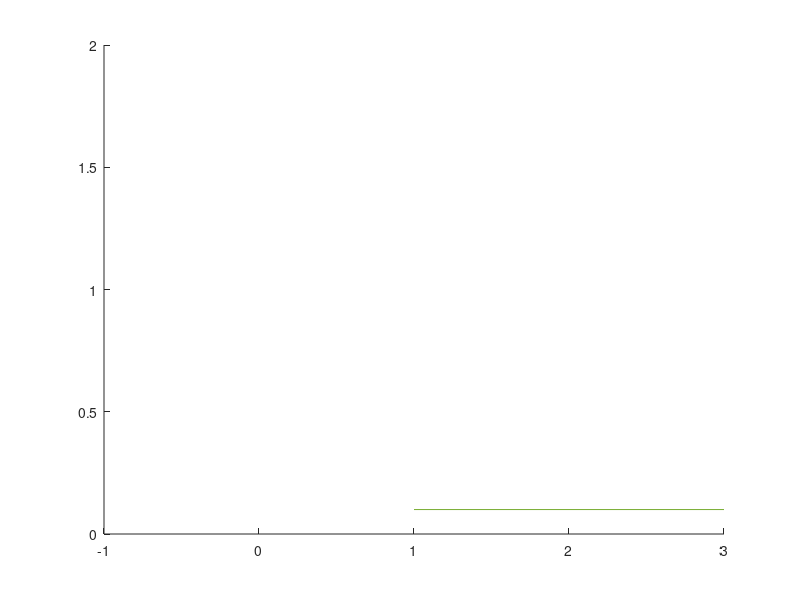

Write the MATLAB code that produced this figure. (Note: this script raises an error after producing the figure.)
clc;clear;
%% load side
load side_curve_2.mat
slit_curve = position;
slit_curve = deg2rad(slit_curve);
rpm_curve = velocity;
tor_curve = current;
clear position current gait velocity gamma

load side_3_2.mat
slit_03 = position;
slit_03 = deg2rad(slit_03);
rpm_03 = velocity;
tor_03 = current;
clear position current gait velocity gamma

load side_5_2.mat
slit_05 = position;
slit_05 = deg2rad(slit_05);
rpm_05 = velocity;
tor_05 = current;
clear position current gait velocity gamma

load side_7_2.mat
slit_07 = position;
slit_07 = deg2rad(slit_07);
rpm_07 = velocity;
tor_07 = current;
clear position current gait velocity gamma

load side_9_3.mat
slit_09 = position;
slit_09 = deg2rad(slit_09);
rpm_09 = velocity;
tor_09 = current;
clear position current gait velocity gamma

%% Dorsal Position
figure;
hold on;
% plot(slit_curve(1:41,1),LineWidth=1.5,LineStyle=":",Color=[0.1 0.1 0.1])
% plot(slit_03(1:41,1),LineWidth=1.5,LineStyle="-",Color=[0.3 0.3 0.3])
% plot(slit_05(1:41,1),LineWidth=1.5,LineStyle=":",Color=[0.5 0.5 0.5])
% plot(slit_07(1:41,1),LineWidth=1.5,LineStyle="-.",Color=[0.5 0.5 0.5])
% plot(slit_09(1:41,1),LineWidth=1.5,LineStyle="-",Color=[0.7 0.7 0.7])

% [“#1984c5”, "#22a7f0”, “#63bff0”, “#a7d5ed”, “#e2e2e2”, “#e1a692”, “#de6e56”, “#e14b31”, “#c23728”]
p1 = plot(slit_curve(1:46,1),LineWidth=1.5,LineStyle=":",Color=[0.1 0.1 0.1]); p1.Color(4) = 0.7;
p2 = plot(slit_03(1:46,1),LineWidth=1.5,LineStyle="-",Color="#000080"); p2.Color(4) = 0.7;
p3 = plot(slit_05(1:46,1),LineWidth=1.5,LineStyle="--",Color="#004d00"); p3.Color(4) = 0.7;
p4 = plot(slit_07(1:46,1),LineWidth=1.5,LineStyle="-",Color="#800020"); p4.Color(4) = 0.7;
p5 = plot(slit_09(1:46,1),LineWidth=1.5,LineStyle="--",Color="#B8860B"); p5.Color(4) = 0.7;

legend({"Serpenoid", "gamma = 0.3", "gamma = 0.5", "gamma = 0.7", "gamma = 0.9"},'NumColumns',3,FontSize=9,FontName='arial',Location='northwest',Fontweight='bold');

t = 1:5:200;
xticks(t);
xticklabels((t-1)*0.05);
xlim([1 41]);
% a = get(gca,'YTickLabel');  
% set(gca,'YTickLabel',a,'fontsize',11,'FontWeight','bold')

pos = -pi/3:pi/6:pi/2;
yticks(pos);
yticklabels({"-\pi/3", "-\pi/6", "0", "\pi/6", "\pi/3", "\pi/2"});
ylim([-pi/2.9999 pi/2.099]);
% a = get(gca,'XTickLabel');  
% set(gca,'XTickLabel',a,'fontsize',11,'FontWeight','bold')

ax = gca;
X = ax.XAxis;
Y = ax.YAxis;
X.FontSize = 11;
Y.FontSize = 11;
X.FontName = 'arial';
Y.FontName = 'arial';
X.FontWeight = 'bold';
Y.FontWeight = 'bold';

grid on;
% 
grid_ax = gca;
grid_ax.LineWidth = 1;
grid_ax.GridLineStyle = "--";
grid_ax.GridColor = [0.2 0.2 0.2];
% grid_ax.YGrid = "off";

xlabel("Time (sec)","FontSize",13,"FontName","arial","FontWeight","bold");
ylabel("Dorsal joint position (rad)","FontSize",13,"FontName","arial","FontWeight","bold");

pbaspect([2 0.8 0.8]);
clear a;

%% Lateral Position
figure;
hold on;
% plot(slit_curve(1:41,1),LineWidth=1.5,LineStyle=":",Color=[0.1 0.1 0.1])
% plot(slit_03(1:41,1),LineWidth=1.5,LineStyle="-",Color=[0.3 0.3 0.3])
% plot(slit_05(1:41,1),LineWidth=1.5,LineStyle=":",Color=[0.5 0.5 0.5])
% plot(slit_07(1:41,1),LineWidth=1.5,LineStyle="-.",Color=[0.5 0.5 0.5])
% plot(slit_09(1:41,1),LineWidth=1.5,LineStyle="-",Color=[0.7 0.7 0.7])

% [“#1984c5”, "#22a7f0”, “#63bff0”, “#a7d5ed”, “#e2e2e2”, “#e1a692”, “#de6e56”, “#e14b31”, “#c23728”]
p1 = plot(slit_curve(1:46,2),LineWidth=1.5,LineStyle=":",Color=[0.1 0.1 0.1]); p1.Color(4) = 0.7;
p2 = plot(slit_03(1:46,2),LineWidth=1.5,LineStyle="-",Color="#000080"); p2.Color(4) = 0.7;
p3 = plot(slit_05(1:46,2),LineWidth=1.5,LineStyle="--",Color="#004d00"); p3.Color(4) = 0.7;
p4 = plot(slit_07(1:46,2),LineWidth=1.5,LineStyle="-",Color="#800020"); p4.Color(4) = 0.7;
p5 = plot(slit_09(1:46,2),LineWidth=1.5,LineStyle="--",Color="#B8860B"); p5.Color(4) = 0.7;

legend({"Serpenoid", "gamma = 0.3", "gamma = 0.5", "gamma = 0.7", "gamma = 0.9"},'NumColumns',3,FontSize=9,FontName='arial',Location='northwest',Fontweight='bold');

t = 1:5:200;
xticks(t);
xticklabels((t-1)*0.05);
xlim([1 41]);
% a = get(gca,'YTickLabel');  
% set(gca,'YTickLabel',a,'fontsize',11,'FontWeight','bold')

pos = -pi/3:pi/6:pi/2;
yticks(pos);
yticklabels({"-\pi/3", "-\pi/6", "0", "\pi/6", "\pi/3", "\pi/2"});
ylim([-pi/2.9999 pi/2.099]);
% a = get(gca,'XTickLabel');  
% set(gca,'XTickLabel',a,'fontsize',11,'FontWeight','bold')

ax = gca;
X = ax.XAxis;
Y = ax.YAxis;
X.FontSize = 11;
Y.FontSize = 11;
X.FontName = 'arial';
Y.FontName = 'arial';
X.FontWeight = 'bold';
Y.FontWeight = 'bold';

grid on;
% 
grid_ax = gca;
grid_ax.LineWidth = 1;
grid_ax.GridLineStyle = "--";
grid_ax.GridColor = [0.2 0.2 0.2];
% grid_ax.YGrid = "off";

xlabel("Time (sec)","FontSize",13,"FontName","arial","FontWeight","bold");
ylabel("Lateral joint position (rad)","FontSize",13,"FontName","arial","FontWeight","bold");

pbaspect([2 0.8 0.8]);
clear a;

%% Dor Vel
figure;
hold on;
% plot(slit_curve(1:41,1),LineWidth=1.5,LineStyle=":",Color=[0.1 0.1 0.1])
% plot(slit_03(1:41,1),LineWidth=1.5,LineStyle="-",Color=[0.3 0.3 0.3])
% plot(slit_05(1:41,1),LineWidth=1.5,LineStyle=":",Color=[0.5 0.5 0.5])
% plot(slit_07(1:41,1),LineWidth=1.5,LineStyle="-.",Color=[0.5 0.5 0.5])
% plot(slit_09(1:41,1),LineWidth=1.5,LineStyle="-",Color=[0.7 0.7 0.7])

% [“#1984c5”, "#22a7f0”, “#63bff0”, “#a7d5ed”, “#e2e2e2”, “#e1a692”, “#de6e56”, “#e14b31”, “#c23728”]
p1 = plot(rpm_curve(1:46,1),LineWidth=1.5,LineStyle=":",Color=[0.1 0.1 0.1]); p1.Color(4) = 0.7;
p2 = plot(rpm_03(1:46,1),LineWidth=1.5,LineStyle="-",Color="#000080"); p2.Color(4) = 0.7;
p3 = plot(rpm_05(1:46,1),LineWidth=1.5,LineStyle="--",Color="#004d00"); p3.Color(4) = 0.7;
p4 = plot(rpm_07(1:46,1),LineWidth=1.5,LineStyle="-",Color="#800020"); p4.Color(4) = 0.7;
p5 = plot(rpm_09(1:46,1),LineWidth=1.5,LineStyle="--",Color="#B8860B"); p5.Color(4) = 0.7;

legend({"Serpenoid", "gamma = 0.3", "gamma = 0.5", "gamma = 0.7", "gamma = 0.9"},'NumColumns',3,FontSize=9,FontName='arial',Location='northwest',Fontweight='bold');

t = 1:5:200;
xticks(t);
xticklabels((t-1)*0.05);
xlim([1 41]);
% a = get(gca,'YTickLabel');  
% set(gca,'YTickLabel',a,'fontsize',11,'FontWeight','bold')

vel = -60:20:100;
yticks(vel);
% yticklabels({"-\pi/3", "-\pi/6", "0", "\pi/6", "\pi/3", "\pi/2"});
ylim([-60 100]);
% a = get(gca,'XTickLabel');  
% set(gca,'XTickLabel',a,'fontsize',11,'FontWeight','bold')

ax = gca;
X = ax.XAxis;
Y = ax.YAxis;
X.FontSize = 11;
Y.FontSize = 11;
X.FontName = 'arial';
Y.FontName = 'arial';
X.FontWeight = 'bold';
Y.FontWeight = 'bold';

grid on;
% 
grid_ax = gca;
grid_ax.LineWidth = 1;
grid_ax.GridLineStyle = "--";
grid_ax.GridColor = [0.2 0.2 0.2];
% grid_ax.YGrid = "off";

xlabel("Time (sec)","FontSize",13,"FontName","arial","FontWeight","bold");
ylabel("Dorsal joint velocity (RPM)","FontSize",13,"FontName","arial","FontWeight","bold");

pbaspect([2 0.8 0.8]);
clear a;

%% Lat Vel
figure;
hold on;
% plot(slit_curve(1:41,1),LineWidth=1.5,LineStyle=":",Color=[0.1 0.1 0.1])
% plot(slit_03(1:41,1),LineWidth=1.5,LineStyle="-",Color=[0.3 0.3 0.3])
% plot(slit_05(1:41,1),LineWidth=1.5,LineStyle=":",Color=[0.5 0.5 0.5])
% plot(slit_07(1:41,1),LineWidth=1.5,LineStyle="-.",Color=[0.5 0.5 0.5])
% plot(slit_09(1:41,1),LineWidth=1.5,LineStyle="-",Color=[0.7 0.7 0.7])

% [“#1984c5”, "#22a7f0”, “#63bff0”, “#a7d5ed”, “#e2e2e2”, “#e1a692”, “#de6e56”, “#e14b31”, “#c23728”]
p1 = plot(rpm_curve(1:46,2),LineWidth=1.5,LineStyle=":",Color=[0.1 0.1 0.1]); p1.Color(4) = 0.7;
p2 = plot(rpm_03(1:46,2),LineWidth=1.5,LineStyle="-",Color="#000080"); p2.Color(4) = 0.7;
p3 = plot(rpm_05(1:46,2),LineWidth=1.5,LineStyle="--",Color="#004d00"); p3.Color(4) = 0.7;
p4 = plot(rpm_07(1:46,2),LineWidth=1.5,LineStyle="-",Color="#800020"); p4.Color(4) = 0.7;
p5 = plot(rpm_09(1:46,2),LineWidth=1.5,LineStyle="--",Color="#B8860B"); p5.Color(4) = 0.7;

legend({"Serpenoid", "gamma = 0.3", "gamma = 0.5", "gamma = 0.7", "gamma = 0.9"},'NumColumns',3,FontSize=9,FontName='arial',Location='northwest',Fontweight='bold');

t = 1:5:200;
xticks(t);
xticklabels((t-1)*0.05);
xlim([1 41]);
% a = get(gca,'YTickLabel');  
% set(gca,'YTickLabel',a,'fontsize',11,'FontWeight','bold')

vel = -80:20:100;
yticks(vel);
% yticklabels({"-\pi/3", "-\pi/6", "0", "\pi/6", "\pi/3", "\pi/2"});
ylim([-70 100]);
% a = get(gca,'XTickLabel');  
% set(gca,'XTickLabel',a,'fontsize',11,'FontWeight','bold')

ax = gca;
X = ax.XAxis;
Y = ax.YAxis;
X.FontSize = 11;
Y.FontSize = 11;
X.FontName = 'arial';
Y.FontName = 'arial';
X.FontWeight = 'bold';
Y.FontWeight = 'bold';

grid on;
% 
grid_ax = gca;
grid_ax.LineWidth = 1;
grid_ax.GridLineStyle = "--";
grid_ax.GridColor = [0.2 0.2 0.2];
% grid_ax.YGrid = "off";

xlabel("Time (sec)","FontSize",13,"FontName","arial","FontWeight","bold");
ylabel("Lateral joint velocity (RPM)","FontSize",13,"FontName","arial","FontWeight","bold");

pbaspect([2 0.8 0.8]);
clear a;
%% Dor Cur
figure;
hold on;
% plot(slit_curve(1:41,1),LineWidth=1.5,LineStyle=":",Color=[0.1 0.1 0.1])
% plot(slit_03(1:41,1),LineWidth=1.5,LineStyle="-",Color=[0.3 0.3 0.3])
% plot(slit_05(1:41,1),LineWidth=1.5,LineStyle=":",Color=[0.5 0.5 0.5])
% plot(slit_07(1:41,1),LineWidth=1.5,LineStyle="-.",Color=[0.5 0.5 0.5])
% plot(slit_09(1:41,1),LineWidth=1.5,LineStyle="-",Color=[0.7 0.7 0.7])

% [“#1984c5”, "#22a7f0”, “#63bff0”, “#a7d5ed”, “#e2e2e2”, “#e1a692”, “#de6e56”, “#e14b31”, “#c23728”]
p1 = plot(tor_curve(1:46,1),LineWidth=1.5,LineStyle=":",Color=[0.1 0.1 0.1]); p1.Color(4) = 0.7;
p2 = plot(tor_03(1:46,1),LineWidth=1.5,LineStyle="-",Color="#000080"); p2.Color(4) = 0.7;
p3 = plot(tor_05(1:46,1),LineWidth=1.5,LineStyle="--",Color="#004d00"); p3.Color(4) = 0.7;
p4 = plot(tor_07(1:46,1),LineWidth=1.5,LineStyle="-",Color="#800020"); p4.Color(4) = 0.7;
p5 = plot(tor_09(1:46,1),LineWidth=1.5,LineStyle="--",Color="#B8860B"); p5.Color(4) = 0.7;

legend({"Serpenoid", "gamma = 0.3", "gamma = 0.5", "gamma = 0.7", "gamma = 0.9"},'NumColumns',3,FontSize=9,FontName='arial',Location='northwest',Fontweight='bold');

t = 1:5:200;
xticks(t);
xticklabels((t-1)*0.05);
xlim([1 41]);
% a = get(gca,'YTickLabel');  
% set(gca,'YTickLabel',a,'fontsize',11,'FontWeight','bold')

vel = -1200:300:1800;
yticks(vel);
% yticklabels({"-\pi/3", "-\pi/6", "0", "\pi/6", "\pi/3", "\pi/2"});
ylim([-800 1400]);
% a = get(gca,'XTickLabel');  
% set(gca,'XTickLabel',a,'fontsize',11,'FontWeight','bold')

ax = gca;
X = ax.XAxis;
Y = ax.YAxis;
X.FontSize = 11;
Y.FontSize = 11;
X.FontName = 'arial';
Y.FontName = 'arial';
X.FontWeight = 'bold';
Y.FontWeight = 'bold';

grid on;
% 
grid_ax = gca;
grid_ax.LineWidth = 1;
grid_ax.GridLineStyle = "--";
grid_ax.GridColor = [0.2 0.2 0.2];
% grid_ax.YGrid = "off";

xlabel("Time (sec)","FontSize",13,"FontName","arial","FontWeight","bold");
ylabel("Dorsal joint current (mA)","FontSize",13,"FontName","arial","FontWeight","bold");

pbaspect([2 0.8 0.8]);
clear a;
%% Lat Cur
figure;
hold on;
% plot(slit_curve(1:41,1),LineWidth=1.5,LineStyle=":",Color=[0.1 0.1 0.1])
% plot(slit_03(1:41,1),LineWidth=1.5,LineStyle="-",Color=[0.3 0.3 0.3])
% plot(slit_05(1:41,1),LineWidth=1.5,LineStyle=":",Color=[0.5 0.5 0.5])
% plot(slit_07(1:41,1),LineWidth=1.5,LineStyle="-.",Color=[0.5 0.5 0.5])
% plot(slit_09(1:41,1),LineWidth=1.5,LineStyle="-",Color=[0.7 0.7 0.7])

% [“#1984c5”, "#22a7f0”, “#63bff0”, “#a7d5ed”, “#e2e2e2”, “#e1a692”, “#de6e56”, “#e14b31”, “#c23728”]
p1 = plot(tor_curve(1:46,2),LineWidth=1.5,LineStyle=":",Color=[0.1 0.1 0.1]); p1.Color(4) = 0.7;
p2 = plot(tor_03(1:46,2),LineWidth=1.5,LineStyle="-",Color="#000080"); p2.Color(4) = 0.7;
p3 = plot(tor_05(1:46,2),LineWidth=1.5,LineStyle="--",Color="#004d00"); p3.Color(4) = 0.7;
p4 = plot(tor_07(1:46,2),LineWidth=1.5,LineStyle="-",Color="#800020"); p4.Color(4) = 0.7;
p5 = plot(tor_09(1:46,2),LineWidth=1.5,LineStyle="--",Color="#B8860B"); p5.Color(4) = 0.7;

legend({"Serpenoid", "gamma = 0.3", "gamma = 0.5", "gamma = 0.7", "gamma = 0.9"},'NumColumns',3,FontSize=9,FontName='arial',Location='northwest',Fontweight='bold');

t = 1:5:200;
xticks(t);
xticklabels((t-1)*0.05);
xlim([1 41]);
% a = get(gca,'YTickLabel');  
% set(gca,'YTickLabel',a,'fontsize',11,'FontWeight','bold')

vel = -1100:400:1700;
yticks(vel);
% yticklabels({"-\pi/3", "-\pi/6", "0", "\pi/6", "\pi/3", "\pi/2"});
ylim([-1100 1700]);
% a = get(gca,'XTickLabel');  
% set(gca,'XTickLabel',a,'fontsize',11,'FontWeight','bold')

ax = gca;
X = ax.XAxis;
Y = ax.YAxis;
X.FontSize = 11;
Y.FontSize = 11;
X.FontName = 'arial';
Y.FontName = 'arial';
X.FontWeight = 'bold';
Y.FontWeight = 'bold';

grid on;
% 
grid_ax = gca;
grid_ax.LineWidth = 1;
grid_ax.GridLineStyle = "--";
grid_ax.GridColor = [0.2 0.2 0.2];
% grid_ax.YGrid = "off";

xlabel("Time (sec)","FontSize",13,"FontName","arial","FontWeight","bold");
ylabel("Lateral joint current (mA)","FontSize",13,"FontName","arial","FontWeight","bold");

pbaspect([2 0.8 0.8]);
clear a;